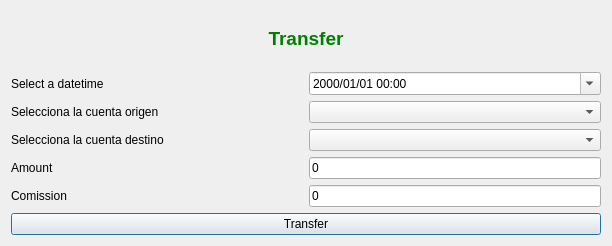
<?xml version="1.0" encoding="UTF-8"?>
<ui version="4.0">
 <class>frmTransfer</class>
 <widget class="QDialog" name="frmTransfer">
  <property name="windowModality">
   <enum>Qt::WindowModal</enum>
  </property>
  <property name="geometry">
   <rect>
    <x>0</x>
    <y>0</y>
    <width>612</width>
    <height>246</height>
   </rect>
  </property>
  <property name="windowTitle">
   <string>Account transfer</string>
  </property>
  <property name="windowIcon">
   <iconset resource="../images/xulpymoney.qrc">
    <normaloff>:/xulpymoney/transfer.png</normaloff>:/xulpymoney/transfer.png</iconset>
  </property>
  <property name="modal">
   <bool>true</bool>
  </property>
  <layout class="QHBoxLayout" name="horizontalLayout_6">
   <item>
    <layout class="QVBoxLayout" name="verticalLayout">
     <item>
      <widget class="QLabel" name="lblTitulo">
       <property name="font">
        <font>
         <pointsize>14</pointsize>
         <weight>75</weight>
         <bold>true</bold>
        </font>
       </property>
       <property name="styleSheet">
        <string notr="true">color: rgb(0, 128, 0);</string>
       </property>
       <property name="text">
        <string>Transfer</string>
       </property>
       <property name="alignment">
        <set>Qt::AlignCenter</set>
       </property>
      </widget>
     </item>
     <item>
      <layout class="QHBoxLayout" name="horizontalLayout_2">
       <item>
        <widget class="QLabel" name="label">
         <property name="text">
          <string>Select a datetime</string>
         </property>
        </widget>
       </item>
       <item>
        <widget class="QDateTimeEdit" name="dtedit">
         <property name="currentSection">
          <enum>QDateTimeEdit::HourSection</enum>
         </property>
         <property name="displayFormat">
          <string>yyyy/MM/dd HH:mm</string>
         </property>
         <property name="calendarPopup">
          <bool>true</bool>
         </property>
        </widget>
       </item>
      </layout>
     </item>
     <item>
      <layout class="QHBoxLayout" name="horizontalLayout_3">
       <item>
        <widget class="QLabel" name="label_2">
         <property name="text">
          <string>Selecciona la cuenta origen</string>
         </property>
        </widget>
       </item>
       <item>
        <widget class="QComboBox" name="cmbOrigen"/>
       </item>
      </layout>
     </item>
     <item>
      <layout class="QHBoxLayout" name="horizontalLayout_5">
       <item>
        <widget class="QLabel" name="label_5">
         <property name="text">
          <string>Selecciona la cuenta destino</string>
         </property>
        </widget>
       </item>
       <item>
        <widget class="QComboBox" name="cmbDestino"/>
       </item>
      </layout>
     </item>
     <item>
      <layout class="QHBoxLayout" name="horizontalLayout">
       <item>
        <widget class="QLabel" name="label_3">
         <property name="text">
          <string>Amount</string>
         </property>
        </widget>
       </item>
       <item>
        <widget class="myQLineEdit" name="txtImporte">
         <property name="sizePolicy">
          <sizepolicy hsizetype="Minimum" vsizetype="Fixed">
           <horstretch>0</horstretch>
           <verstretch>0</verstretch>
          </sizepolicy>
         </property>
         <property name="toolTip">
          <string>El importe debe ser positivo</string>
         </property>
         <property name="text">
          <string>0</string>
         </property>
        </widget>
       </item>
      </layout>
     </item>
     <item>
      <layout class="QHBoxLayout" name="horizontalLayout_4">
       <item>
        <widget class="QLabel" name="label_4">
         <property name="text">
          <string>Comission</string>
         </property>
        </widget>
       </item>
       <item>
        <widget class="myQLineEdit" name="txtComision">
         <property name="sizePolicy">
          <sizepolicy hsizetype="Minimum" vsizetype="Fixed">
           <horstretch>0</horstretch>
           <verstretch>0</verstretch>
          </sizepolicy>
         </property>
         <property name="toolTip">
          <string>La comisión debe ser positiva</string>
         </property>
         <property name="text">
          <string>0</string>
         </property>
        </widget>
       </item>
      </layout>
     </item>
     <item>
      <widget class="QPushButton" name="cmd">
       <property name="text">
        <string>Transfer</string>
       </property>
       <property name="icon">
        <iconset resource="../images/xulpymoney.qrc">
         <normaloff>:/xulpymoney/transfer.png</normaloff>:/xulpymoney/transfer.png</iconset>
       </property>
      </widget>
     </item>
    </layout>
   </item>
  </layout>
 </widget>
 <customwidgets>
  <customwidget>
   <class>myQLineEdit</class>
   <extends>QLineEdit</extends>
   <header location="global">myqlineedit</header>
  </customwidget>
 </customwidgets>
 <resources>
  <include location="../images/xulpymoney.qrc"/>
 </resources>
 <connections/>
</ui>
